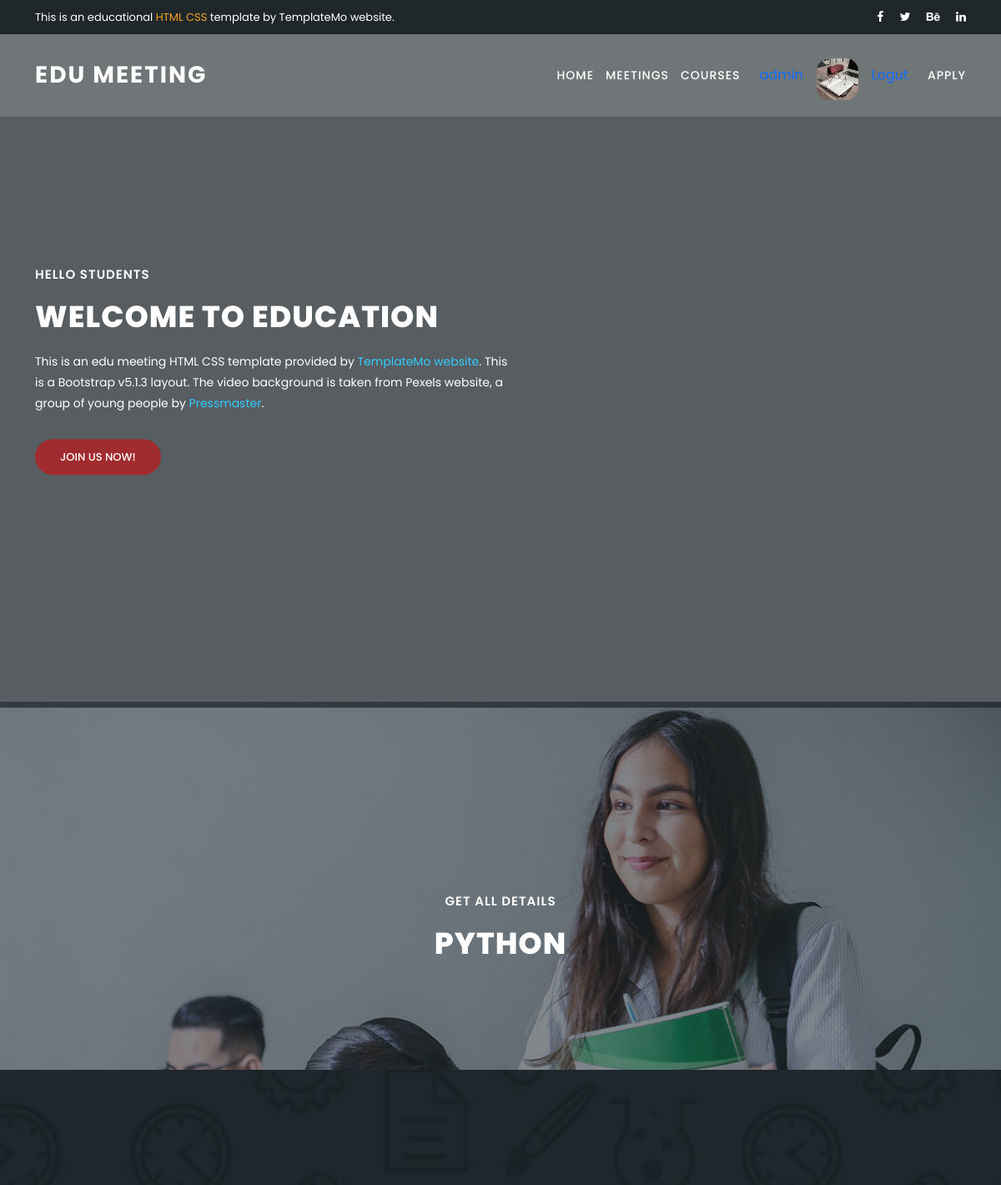
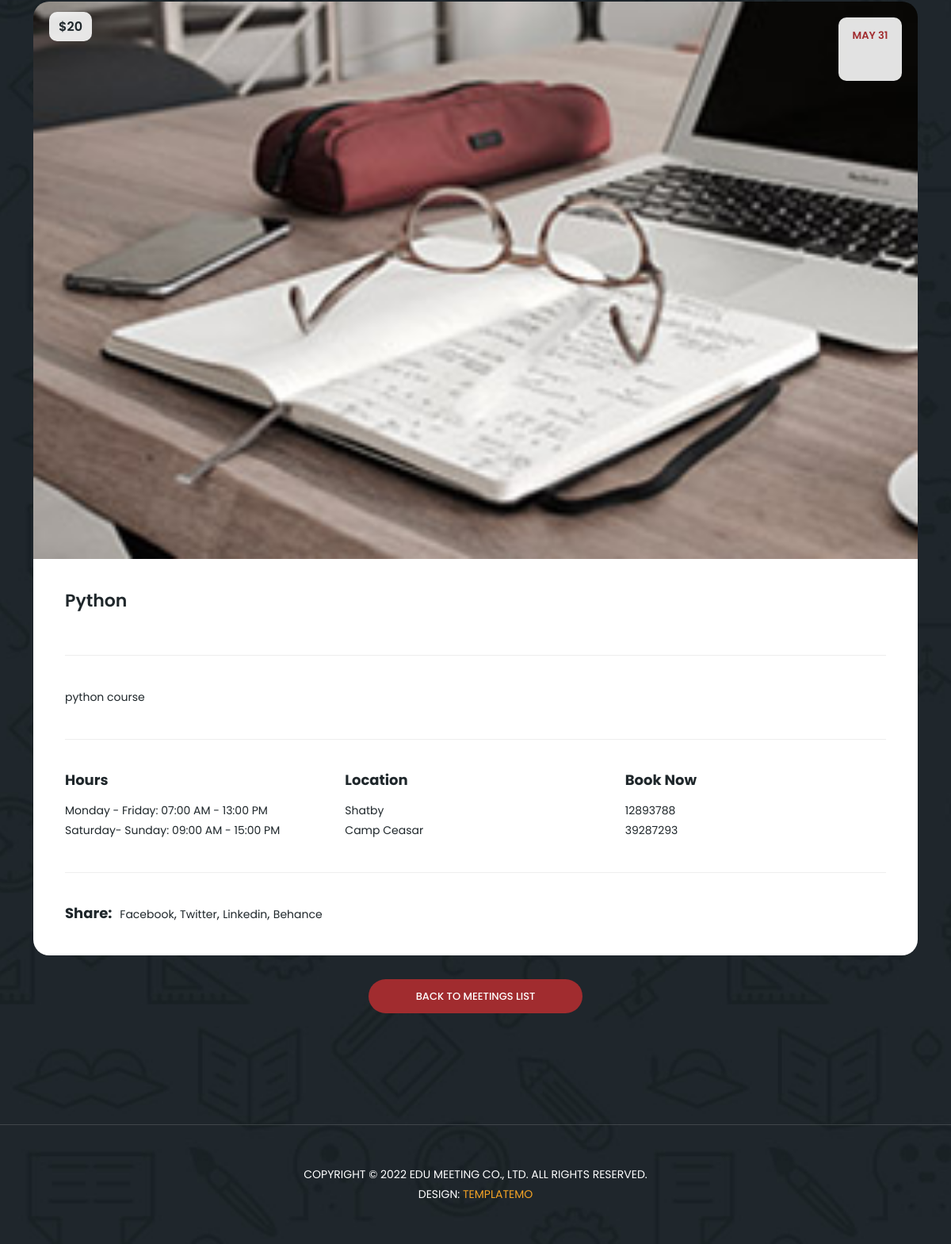
Page /Meetings/python/ (signed in) on the committed database (2 pictures, top to bottom).
### Apply/models.py (models this page shows, shortened)
class Profile(models.Model):
    user=models.ForeignKey(User,on_delete=models.CASCADE)
    phone=models.CharField(max_length=20)
    image=models.ImageField(upload_to=profile_pic, height_field=None, width_field=None, max_length=None)
    class Meta:
        verbose_name = ("Profile")
        verbose_name_plural = ("Profiles")

### Meetings/models.py (models this page shows, shortened)
class Meeting(models.Model):
    title=models.CharField(max_length=50)
    slug=models.SlugField(unique=True,blank=True,null=True)
    date=models.DateField( auto_now_add=False)
    description=models.TextField()
    price=models.IntegerField()
    Hours_1=models.CharField(max_length=50)
    Hours_2=models.CharField(max_length=50)
    location_1=models.CharField(max_length=50)
    location_2=models.CharField(max_length=50)
    book_1=models.CharField(max_length=50)
    book_2=models.CharField(max_length=50)
    image=models.ImageField( upload_to=meeting_image)
    class Meta:
        verbose_name = ("Meeting")
        verbose_name_plural = ("Meetings")
    def __str__(self):
        return self.title

### Meetings/views.py (the view)
# urls.py: path('<str:slug>/',views.meeting_detail,name='meeting_detail'),
def meeting_detail(request,slug):
    meeting=Meeting.objects.get(slug=slug)
    context={'meeting':meeting}
    return render(request,'Meetings/Meeting_detail.html',context)

### Apply/context_processor.py (called while the page is built)
def profile_context(request,profile=None):
    if request.user.is_authenticated:
        profile=Profile.objects.get(user=request.user)
    return {'profile':profile}

### templates/Meetings/Meeting_detail.html (shortened to what this page needs)
{% extends "Base/Base.html" %}
{% block body %}
  <section class="heading-page header-text" id="top">
    <div class="container">
      <div class="row">
        <div class="col-lg-12">
          <h6>Get all details</h6>
          <h2>{{meeting}}</h2>
        </div>
      </div>
    </div>
  </section>
  <section class="meetings-page" id="meetings">
    <div class="container">
      <div class="row">
        <div class="col-lg-12">
          <div class="row">
            <div class="col-lg-12">
              <div class="meeting-single-item">
                <div class="thumb">
                  <div class="price">
                    <span>${{meeting.price}}</span>
                  </div>
                  <div class="date">
                    <h6>{{meeting.date|date:"M t"}}</h6>
                  </div>
                  <img src={{meeting.image.url}} alt=""></a>
                </div>
                <div class="down-content">
                  <a href="meeting-details.html"><h4>{{meeting}}</h4></a>
                  <p class="description">
                    {{meeting.description}}
                  </p>
                  <div class="row">
                    <div class="col-lg-4">
                      <div class="hours">
                        <h5>Hours</h5>
                        <p>{{meeting.Hours_1}}<br>{{meeting.Hours_2}}</p>
                      </div>
                    </div>
                    <div class="col-lg-4">
                      <div class="location">
                        <h5>Location</h5>
                        <p>{{meeting.location_1}}<br>{{meeting.location_2}}</p>
                      </div>
                    </div>
                    <div class="col-lg-4">
                      <div class="book now">
                        <h5>Book Now</h5>
                        <p>{{meeting.book_1}}<br>{{meeting.book_2}}</p>
                      </div>
                    </div>
                    <div class="col-lg-12">
                      <div class="share">
                        <h5>Share:</h5>
                        <ul>
                          <li><a href="#">Facebook</a>,</li>
                          <li><a href="#">Twitter</a>,</li>
                          <li><a href="#">Linkedin</a>,</li>
                          <li><a href="#">Behance</a></li>
                        </ul>
                      </div>
                    </div>
                  </div>
                </div>
              </div>
            </div>
            <div class="col-lg-12">
              <div class="main-button-red">
                <a href={% url "Meetings:meetings" %}>Back To Meetings List</a>
              </div>
            </div>
          </div>
        </div>
      </div>
    </div>
    {% endblock body %}

### templates/Base/Base.html (shortened to what this page needs)
{% load static %}
<!DOCTYPE html>
<html lang="en">
  <head>
    <link href={% static "vendor/bootstrap/css/bootstrap.min.css" %} rel="stylesheet">
    <link rel="stylesheet" href={% static "assets/css/fontawesome.css" %}>
    <link rel="stylesheet" href={% static "assets/css/templatemo-edu-meeting.css" %}>
    <link rel="stylesheet" href={% static "assets/css/owl.css" %}>
    <link rel="stylesheet" href={% static "assets/css/lightbox.css" %}>
  </head>
<body>
  <div class="sub-header">
    <div class="container">
      <div class="row">
        <div class="col-lg-8 col-sm-8">
          <div class="left-content">
            <p>This is an educational <em>HTML CSS</em> template by TemplateMo website.</p>
          </div>
        </div>
        <div class="col-lg-4 col-sm-4">
          <div class="right-icons">
            <ul>
              <li><a href="#"><i class="fa fa-facebook"></i></a></li>
              <li><a href="#"><i class="fa fa-twitter"></i></a></li>
              <li><a href="#"><i class="fa fa-behance"></i></a></li>
              <li><a href="#"><i class="fa fa-linkedin"></i></a></li>
            </ul>
          </div>
        </div>
      </div>
    </div>
  </div>
  <header class="header-area header-sticky">
      <div class="container">
          <div class="row">
              <div class="col-12">
                  <nav class="main-nav">
                      <a href="index.html" class="logo">
                          Edu Meeting
                      </a>
                      <ul class="nav">
                          <li><a href={% url "Home:home" %}>Home</a></li>
                          <li><a href={% url "Meetings:meetings" %}>Meetings</a></li>
                          <li><a href={% url "Courses:courses" %}>Courses</a></li>
                          {% if request.user.is_authenticated %}
                          <a href={% url "accounts:profile" %} class="nav-item nav-link">{{user}}</a>
                          {% if profile.image %}
                            <img src="{{profile.image.url}}" alt="" style="width:50px;height:50px; border-radius:30%;">
                          {% endif %}
                          <a href={% url "accounts:logout" %} class="nav-item nav-link">Logut</a>
                          {% else %}
                          <a href={% url "accounts:register" %} class="nav-item nav-link">Register</a>
                          <a href={% url "accounts:login" %} class="nav-item nav-link">Log in</a>
                          {% endif %}
                          <li><a href={% url "accounts:application" %}>Apply</a></li>
                      </ul>
                  </nav>
              </div>
          </div>
      </div>
  </header>
  <section class="section main-banner" id="top" data-section="section1">
      <video autoplay muted loop id="bg-video">
          <source src={% static "assets/images/course-video.mp4" %} type="video/mp4" />
      </video>
      <div class="video-overlay header-text">
          <div class="container">
            <div class="row">
              <div class="col-lg-12">
                <div class="caption">
              <h6>Hello Students</h6>
              <h2>Welcome to Education</h2>
              <p>This is an edu meeting HTML CSS template provided by <a rel="nofollow" href="https://templatemo.com/page/1" target="_blank">TemplateMo website</a>. This is a Bootstrap v5.1.3 layout. The video background is taken from Pexels website, a group of young people by <a rel="nofollow" href="https://www.pexels.com/@pressmaster" target="_blank">Pressmaster</a>.</p>
              <div class="main-button-red">
                  <div class="scroll-to-section"><a href="#contact">Join Us Now!</a></div>
              </div>
          </div>
              </div>
            </div>
          </div>
      </div>
  </section>
  {% block body %}
  {% endblock body %}
    <div class="footer">
      <p>Copyright © 2022 Edu Meeting Co., Ltd. All Rights Reserved.
          <br>Design: <a href="https://templatemo.com" target="_parent" title="free css templates">TemplateMo</a></p>
    </div>
  </section>
</body>
</body>
</html>

### rows in the picture
Profile: image (picture)
Meeting: title "PYTHON", price "20", date "MAY 31", image (picture), title "Python", description "python course", Hours_1 "Monday - Friday: 07:00 AM - 13:00 PM", Hours_2 "Saturday- Sunday: 09:00 AM - 15:00 PM", location_1 "Shatby", location_2 "Camp Ceasar", book_1 "12893788", book_2 "39287293"

### other values in the picture
{{ user }} "admin"
